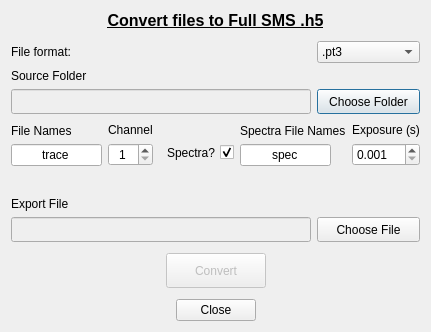
<?xml version="1.0" encoding="UTF-8"?>
<ui version="4.0">
 <class>pt3ConvertDialog</class>
 <widget class="QDialog" name="pt3ConvertDialog">
  <property name="windowModality">
   <enum>Qt::ApplicationModal</enum>
  </property>
  <property name="geometry">
   <rect>
    <x>0</x>
    <y>0</y>
    <width>431</width>
    <height>332</height>
   </rect>
  </property>
  <property name="maximumSize">
   <size>
    <width>431</width>
    <height>332</height>
   </size>
  </property>
  <property name="windowTitle">
   <string>Convert to h5</string>
  </property>
  <property name="autoFillBackground">
   <bool>false</bool>
  </property>
  <property name="modal">
   <bool>true</bool>
  </property>
  <layout class="QVBoxLayout" name="verticalLayout_2">
   <item>
    <widget class="QLabel" name="lblTitle">
     <property name="font">
      <font>
       <pointsize>12</pointsize>
       <weight>75</weight>
       <bold>true</bold>
       <underline>true</underline>
      </font>
     </property>
     <property name="text">
      <string>Convert files to Full SMS .h5</string>
     </property>
     <property name="alignment">
      <set>Qt::AlignCenter</set>
     </property>
    </widget>
   </item>
   <item>
    <spacer name="verticalSpacer_5">
     <property name="orientation">
      <enum>Qt::Vertical</enum>
     </property>
     <property name="sizeType">
      <enum>QSizePolicy::Minimum</enum>
     </property>
     <property name="sizeHint" stdset="0">
      <size>
       <width>20</width>
       <height>5</height>
      </size>
     </property>
    </spacer>
   </item>
   <item>
    <layout class="QGridLayout" name="gridLayout">
     <item row="1" column="1">
      <layout class="QVBoxLayout" name="verticalLayout_3">
       <item>
        <spacer name="verticalSpacer_2">
         <property name="orientation">
          <enum>Qt::Vertical</enum>
         </property>
         <property name="sizeType">
          <enum>QSizePolicy::Expanding</enum>
         </property>
         <property name="sizeHint" stdset="0">
          <size>
           <width>20</width>
           <height>10</height>
          </size>
         </property>
        </spacer>
       </item>
       <item>
        <widget class="QPushButton" name="btnSourceFolder">
         <property name="sizePolicy">
          <sizepolicy hsizetype="Preferred" vsizetype="Fixed">
           <horstretch>0</horstretch>
           <verstretch>0</verstretch>
          </sizepolicy>
         </property>
         <property name="minimumSize">
          <size>
           <width>0</width>
           <height>25</height>
          </size>
         </property>
         <property name="text">
          <string>Choose Folder</string>
         </property>
         <property name="icon">
          <iconset resource="../icons.qrc">
           <normaloff>:/icons/icons/open-folder.png</normaloff>:/icons/icons/open-folder.png</iconset>
         </property>
         <property name="iconSize">
          <size>
           <width>20</width>
           <height>20</height>
          </size>
         </property>
        </widget>
       </item>
      </layout>
     </item>
     <item row="1" column="0">
      <layout class="QVBoxLayout" name="verticalLayout">
       <item>
        <widget class="QLabel" name="lblLoadDir">
         <property name="text">
          <string>Source Folder</string>
         </property>
        </widget>
       </item>
       <item>
        <widget class="QLineEdit" name="edtSourceFolder">
         <property name="enabled">
          <bool>false</bool>
         </property>
         <property name="sizePolicy">
          <sizepolicy hsizetype="Fixed" vsizetype="Fixed">
           <horstretch>0</horstretch>
           <verstretch>0</verstretch>
          </sizepolicy>
         </property>
         <property name="minimumSize">
          <size>
           <width>300</width>
           <height>25</height>
          </size>
         </property>
        </widget>
       </item>
      </layout>
     </item>
     <item row="3" column="0" colspan="2">
      <layout class="QHBoxLayout" name="horizontalLayout">
       <item>
        <layout class="QVBoxLayout" name="verticalLayout_6">
         <item>
          <widget class="QLabel" name="lblFileNames_times">
           <property name="text">
            <string>File Names</string>
           </property>
          </widget>
         </item>
         <item>
          <widget class="QLineEdit" name="edtFileNames_times">
           <property name="enabled">
            <bool>true</bool>
           </property>
           <property name="sizePolicy">
            <sizepolicy hsizetype="Fixed" vsizetype="Fixed">
             <horstretch>0</horstretch>
             <verstretch>0</verstretch>
            </sizepolicy>
           </property>
           <property name="maximumSize">
            <size>
             <width>91</width>
             <height>16777215</height>
            </size>
           </property>
           <property name="text">
            <string>trace</string>
           </property>
           <property name="alignment">
            <set>Qt::AlignCenter</set>
           </property>
          </widget>
         </item>
        </layout>
       </item>
       <item>
        <layout class="QVBoxLayout" name="verticalLayout_7">
         <item>
          <widget class="QLabel" name="lblChannel">
           <property name="text">
            <string>Channel</string>
           </property>
          </widget>
         </item>
         <item>
          <widget class="QSpinBox" name="spbChannel">
           <property name="alignment">
            <set>Qt::AlignCenter</set>
           </property>
           <property name="minimum">
            <number>1</number>
           </property>
           <property name="maximum">
            <number>4</number>
           </property>
          </widget>
         </item>
        </layout>
       </item>
       <item>
        <spacer name="horizontalSpacer_3">
         <property name="orientation">
          <enum>Qt::Horizontal</enum>
         </property>
         <property name="sizeType">
          <enum>QSizePolicy::Expanding</enum>
         </property>
         <property name="sizeHint" stdset="0">
          <size>
           <width>90</width>
           <height>20</height>
          </size>
         </property>
        </spacer>
       </item>
       <item>
        <layout class="QVBoxLayout" name="verticalLayout_10">
         <item>
          <spacer name="verticalSpacer_4">
           <property name="orientation">
            <enum>Qt::Vertical</enum>
           </property>
           <property name="sizeType">
            <enum>QSizePolicy::Fixed</enum>
           </property>
           <property name="sizeHint" stdset="0">
            <size>
             <width>20</width>
             <height>16</height>
            </size>
           </property>
          </spacer>
         </item>
         <item>
          <widget class="QCheckBox" name="cbxHasSpectra">
           <property name="sizePolicy">
            <sizepolicy hsizetype="Minimum" vsizetype="Minimum">
             <horstretch>0</horstretch>
             <verstretch>0</verstretch>
            </sizepolicy>
           </property>
           <property name="minimumSize">
            <size>
             <width>0</width>
             <height>0</height>
            </size>
           </property>
           <property name="layoutDirection">
            <enum>Qt::RightToLeft</enum>
           </property>
           <property name="text">
            <string>Spectra?</string>
           </property>
           <property name="checked">
            <bool>true</bool>
           </property>
          </widget>
         </item>
        </layout>
       </item>
       <item>
        <layout class="QVBoxLayout" name="verticalLayout_9">
         <item>
          <widget class="QLabel" name="lblFileNames_Spectra">
           <property name="text">
            <string>Spectra File Names</string>
           </property>
          </widget>
         </item>
         <item>
          <widget class="QLineEdit" name="edtFileNames_Spectra">
           <property name="enabled">
            <bool>true</bool>
           </property>
           <property name="sizePolicy">
            <sizepolicy hsizetype="Fixed" vsizetype="Fixed">
             <horstretch>0</horstretch>
             <verstretch>0</verstretch>
            </sizepolicy>
           </property>
           <property name="maximumSize">
            <size>
             <width>91</width>
             <height>16777215</height>
            </size>
           </property>
           <property name="text">
            <string>spec</string>
           </property>
           <property name="alignment">
            <set>Qt::AlignCenter</set>
           </property>
          </widget>
         </item>
        </layout>
       </item>
       <item>
        <layout class="QVBoxLayout" name="verticalLayout_8">
         <item>
          <widget class="QLabel" name="lblExposure">
           <property name="text">
            <string>Exposure (s)</string>
           </property>
          </widget>
         </item>
         <item>
          <widget class="QDoubleSpinBox" name="spbExposure">
           <property name="enabled">
            <bool>true</bool>
           </property>
           <property name="decimals">
            <number>3</number>
           </property>
           <property name="minimum">
            <double>0.001000000000000</double>
           </property>
           <property name="maximum">
            <double>9.999000000000001</double>
           </property>
          </widget>
         </item>
        </layout>
       </item>
      </layout>
     </item>
     <item row="5" column="1">
      <layout class="QVBoxLayout" name="verticalLayout_5">
       <item>
        <spacer name="verticalSpacer_3">
         <property name="orientation">
          <enum>Qt::Vertical</enum>
         </property>
         <property name="sizeType">
          <enum>QSizePolicy::Expanding</enum>
         </property>
         <property name="sizeHint" stdset="0">
          <size>
           <width>20</width>
           <height>10</height>
          </size>
         </property>
        </spacer>
       </item>
       <item>
        <widget class="QPushButton" name="btnExportFile">
         <property name="sizePolicy">
          <sizepolicy hsizetype="Preferred" vsizetype="Fixed">
           <horstretch>0</horstretch>
           <verstretch>0</verstretch>
          </sizepolicy>
         </property>
         <property name="minimumSize">
          <size>
           <width>0</width>
           <height>25</height>
          </size>
         </property>
         <property name="text">
          <string>Choose File</string>
         </property>
         <property name="icon">
          <iconset resource="../icons.qrc">
           <normaloff>:/icons/icons/open-file.png</normaloff>:/icons/icons/open-file.png</iconset>
         </property>
         <property name="iconSize">
          <size>
           <width>20</width>
           <height>20</height>
          </size>
         </property>
        </widget>
       </item>
      </layout>
     </item>
     <item row="5" column="0">
      <layout class="QVBoxLayout" name="verticalLayout_4">
       <item>
        <widget class="QLabel" name="lblExportFile">
         <property name="text">
          <string>Export File</string>
         </property>
        </widget>
       </item>
       <item>
        <widget class="QLineEdit" name="edtExportFile">
         <property name="enabled">
          <bool>false</bool>
         </property>
         <property name="sizePolicy">
          <sizepolicy hsizetype="Fixed" vsizetype="Fixed">
           <horstretch>0</horstretch>
           <verstretch>0</verstretch>
          </sizepolicy>
         </property>
         <property name="minimumSize">
          <size>
           <width>300</width>
           <height>25</height>
          </size>
         </property>
         <property name="text">
          <string/>
         </property>
        </widget>
       </item>
      </layout>
     </item>
     <item row="2" column="0">
      <spacer name="verticalSpacer_6">
       <property name="orientation">
        <enum>Qt::Vertical</enum>
       </property>
       <property name="sizeType">
        <enum>QSizePolicy::Preferred</enum>
       </property>
       <property name="sizeHint" stdset="0">
        <size>
         <width>20</width>
         <height>5</height>
        </size>
       </property>
      </spacer>
     </item>
     <item row="4" column="0" colspan="2">
      <spacer name="verticalSpacer_7">
       <property name="orientation">
        <enum>Qt::Vertical</enum>
       </property>
       <property name="sizeType">
        <enum>QSizePolicy::Fixed</enum>
       </property>
       <property name="sizeHint" stdset="0">
        <size>
         <width>20</width>
         <height>25</height>
        </size>
       </property>
      </spacer>
     </item>
     <item row="0" column="0">
      <widget class="QLabel" name="label">
       <property name="text">
        <string>File format:</string>
       </property>
      </widget>
     </item>
     <item row="0" column="1">
      <widget class="QComboBox" name="cmbFileFormat">
       <item>
        <property name="text">
         <string>.pt3</string>
        </property>
       </item>
       <item>
        <property name="text">
         <string>.csv</string>
        </property>
       </item>
      </widget>
     </item>
    </layout>
   </item>
   <item>
    <spacer name="verticalSpacer">
     <property name="orientation">
      <enum>Qt::Vertical</enum>
     </property>
     <property name="sizeType">
      <enum>QSizePolicy::Minimum</enum>
     </property>
     <property name="sizeHint" stdset="0">
      <size>
       <width>20</width>
       <height>5</height>
      </size>
     </property>
    </spacer>
   </item>
   <item>
    <layout class="QHBoxLayout" name="horizontalLayout_2">
     <item>
      <spacer name="horizontalSpacer_2">
       <property name="orientation">
        <enum>Qt::Horizontal</enum>
       </property>
       <property name="sizeHint" stdset="0">
        <size>
         <width>40</width>
         <height>20</height>
        </size>
       </property>
      </spacer>
     </item>
     <item>
      <widget class="QPushButton" name="btnConvert">
       <property name="enabled">
        <bool>false</bool>
       </property>
       <property name="minimumSize">
        <size>
         <width>100</width>
         <height>35</height>
        </size>
       </property>
       <property name="text">
        <string>Convert</string>
       </property>
       <property name="icon">
        <iconset resource="../icons.qrc">
         <normaloff>:/icons/icons/new-file.png</normaloff>:/icons/icons/new-file.png</iconset>
       </property>
       <property name="iconSize">
        <size>
         <width>25</width>
         <height>25</height>
        </size>
       </property>
      </widget>
     </item>
     <item>
      <spacer name="horizontalSpacer">
       <property name="orientation">
        <enum>Qt::Horizontal</enum>
       </property>
       <property name="sizeHint" stdset="0">
        <size>
         <width>40</width>
         <height>20</height>
        </size>
       </property>
      </spacer>
     </item>
    </layout>
   </item>
   <item>
    <spacer name="verticalSpacer_8">
     <property name="orientation">
      <enum>Qt::Vertical</enum>
     </property>
     <property name="sizeType">
      <enum>QSizePolicy::Minimum</enum>
     </property>
     <property name="sizeHint" stdset="0">
      <size>
       <width>20</width>
       <height>5</height>
      </size>
     </property>
    </spacer>
   </item>
   <item>
    <widget class="QDialogButtonBox" name="buttonBox">
     <property name="orientation">
      <enum>Qt::Horizontal</enum>
     </property>
     <property name="standardButtons">
      <set>QDialogButtonBox::Close</set>
     </property>
     <property name="centerButtons">
      <bool>true</bool>
     </property>
    </widget>
   </item>
  </layout>
 </widget>
 <resources>
  <include location="../icons.qrc"/>
 </resources>
 <connections>
  <connection>
   <sender>buttonBox</sender>
   <signal>accepted()</signal>
   <receiver>pt3ConvertDialog</receiver>
   <slot>accept()</slot>
   <hints>
    <hint type="sourcelabel">
     <x>248</x>
     <y>254</y>
    </hint>
    <hint type="destinationlabel">
     <x>157</x>
     <y>274</y>
    </hint>
   </hints>
  </connection>
  <connection>
   <sender>buttonBox</sender>
   <signal>rejected()</signal>
   <receiver>pt3ConvertDialog</receiver>
   <slot>reject()</slot>
   <hints>
    <hint type="sourcelabel">
     <x>316</x>
     <y>260</y>
    </hint>
    <hint type="destinationlabel">
     <x>286</x>
     <y>274</y>
    </hint>
   </hints>
  </connection>
 </connections>
</ui>
